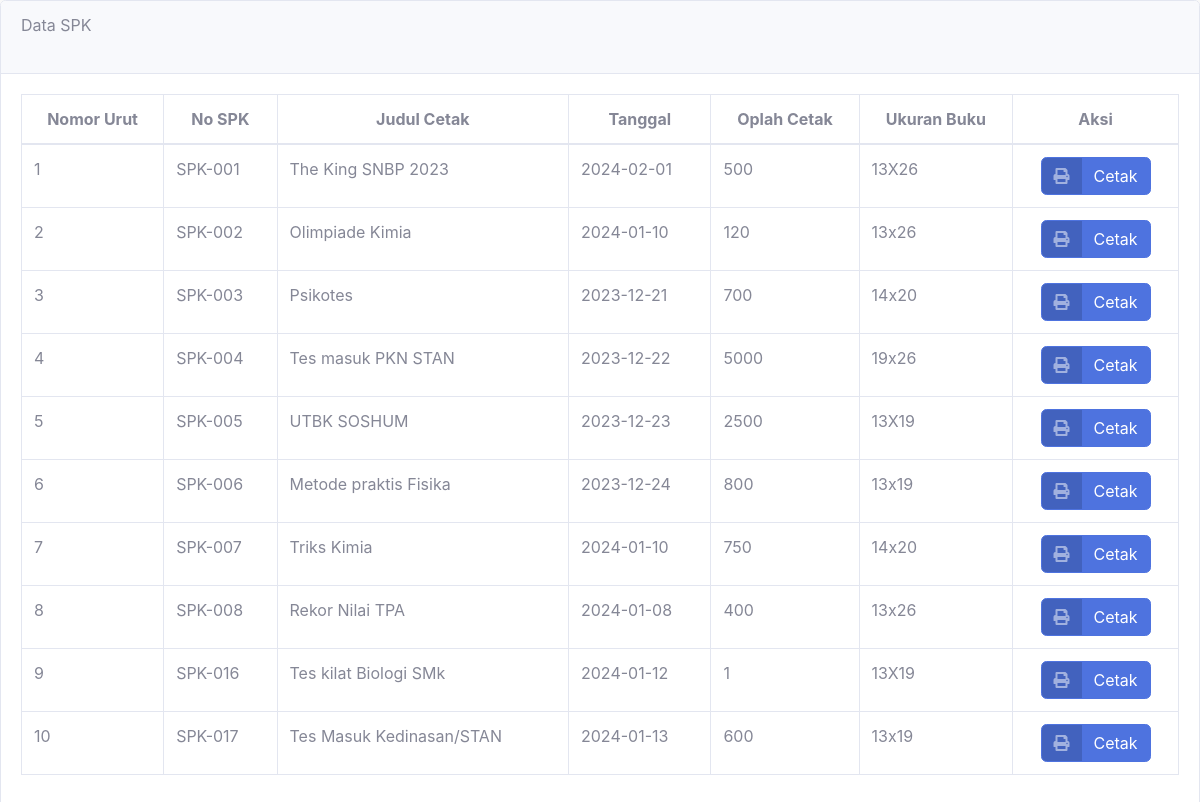
Screenshot of /spk_s_admin.php with the database file from the repository.
### tables this page shows
CREATE TABLE `spk` (
  `id_spk` int NOT NULL,
  `id_pengguna` int NOT NULL,
  `no_spk` varchar(100) NOT NULL,
  `judul_buku` varchar(100) NOT NULL,
  `no_isbn` varchar(100) NOT NULL,
  `tanggal` date NOT NULL,
  `tanggal_permintaan_selesai` date NOT NULL,
  `oplah_cetak` int NOT NULL,
  `oplah_insheet` int NOT NULL,
  `ukuran_buku` varchar(100) NOT NULL,
  `jumlah_halaman` int NOT NULL,
  `jumlah_catern` int NOT NULL,
  `jumlah_plat` int NOT NULL,
  `ukuran_kertas` varchar(100) NOT NULL,
  `kebutuhan_kertas` varchar(100) NOT NULL,
  `mesin_cetak` varchar(100) NOT NULL
);

### spk_s_admin.php (the view, shortened to what this page needs)
<!DOCTYPE html>
<html lang="en">
<head>
    <link href="vendor/fontawesome-free/css/all.min.css" rel="stylesheet" type="text/css">
    <link href="css/sb-admin-2.min.css" rel="stylesheet">
</head>
<body id="page-top">
    <div class="card shadow">
        <div class="card-header">
            Data SPK
            <br><br>
        </div>
        <div class="card-body">
            <div class="table-responsive">
                <table class="table table-bordered">
                    <thead>
                        <tr class="text-center">
                            <th>Nomor Urut</th>
                            <th>No SPK</th>
                            <th>Judul Cetak</th>
                            <th>Tanggal</th>
                            <th>Oplah Cetak</th>
                            <th>Ukuran Buku</th>
                            <th>Aksi</th>
                        </tr>
                    </thead>
                    <tbody>
                        <?php
                        require 'koneksi.php';
                        $sql = "SELECT
                                    ROW_NUMBER() OVER (ORDER BY id_spk) AS nomor_urut,
                                    id_spk,
                                    no_spk,
                                    judul_buku,
                                    tanggal,
                                    oplah_cetak,
                                    ukuran_buku
                                FROM
                                    spk";
                        $result = mysqli_query($conn, $sql);
                        while ($data = mysqli_fetch_assoc($result)) {
                        ?>
                            <tr>
                                <td><?php echo $data['nomor_urut']; ?></td>
                                <td><?php echo $data['no_spk']; ?></td>
                                <td><?php echo $data['judul_buku']; ?></td>
                                <td><?php echo $data['tanggal']; ?></td>
                                <td><?php echo $data['oplah_cetak']; ?></td>
                                <td><?php echo $data['ukuran_buku']; ?></td>
                                <td class="text-center">
                                    <a href="unduh_spk.php?id_spk=<?php echo $data['id_spk']; ?>" target="_blank" class="btn btn-primary btn-icon-split">
                                        <span class="icon text-white-50">
                                            <i class="fas fa-print"></i>
                                        </span>
                                        <span class="text">Cetak</span>
                                    </a>
                                </td>
                            </tr>
                        <?php
                        }
                        ?>
                    </tbody>
                </table>
            </div>
        </div>
    </div>
</body>
</html>

### rows the page displays
spk: nomor_urut "1", no_spk "SPK-001", judul_buku "The King SNBP 2023", tanggal "2024-02-01", oplah_cetak "500", ukuran_buku "13X26"
spk: nomor_urut "2", no_spk "SPK-002", judul_buku "Olimpiade Kimia", tanggal "2024-01-10", oplah_cetak "120", ukuran_buku "13x26"
spk: nomor_urut "3", no_spk "SPK-003", judul_buku "Psikotes", tanggal "2023-12-21", oplah_cetak "700", ukuran_buku "14x20"
spk: nomor_urut "4", no_spk "SPK-004", judul_buku "Tes masuk PKN STAN", tanggal "2023-12-22", oplah_cetak "5000", ukuran_buku "19x26"
spk: nomor_urut "5", no_spk "SPK-005", judul_buku "UTBK SOSHUM", tanggal "2023-12-23", oplah_cetak "2500", ukuran_buku "13X19"
spk: nomor_urut "6", no_spk "SPK-006", judul_buku "Metode praktis Fisika", tanggal "2023-12-24", oplah_cetak "800", ukuran_buku "13x19"
spk: nomor_urut "7", no_spk "SPK-007", judul_buku "Triks Kimia", tanggal "2024-01-10", oplah_cetak "750", ukuran_buku "14x20"
spk: nomor_urut "8", no_spk "SPK-008", judul_buku "Rekor Nilai TPA", tanggal "2024-01-08", oplah_cetak "400", ukuran_buku "13x26"
spk: nomor_urut "9", no_spk "SPK-016", judul_buku "Tes kilat Biologi SMk", tanggal "2024-01-12", oplah_cetak "1", ukuran_buku "13X19"
spk: nomor_urut "10", no_spk "SPK-017", judul_buku "Tes Masuk Kedinasan/STAN", tanggal "2024-01-13", oplah_cetak "600", ukuran_buku "13x19"
